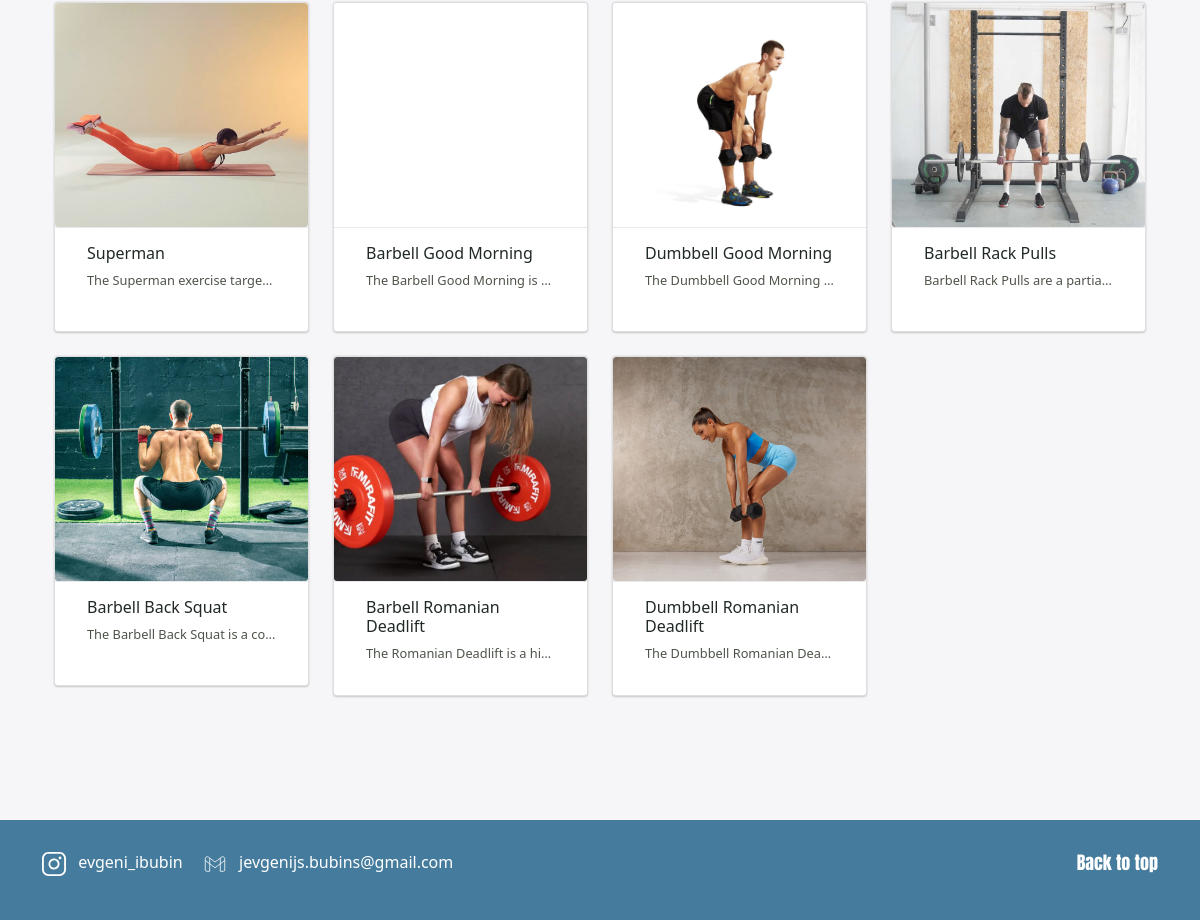
The page /exercises_page.php?category=Back (lower part) on the database as committed earlier.
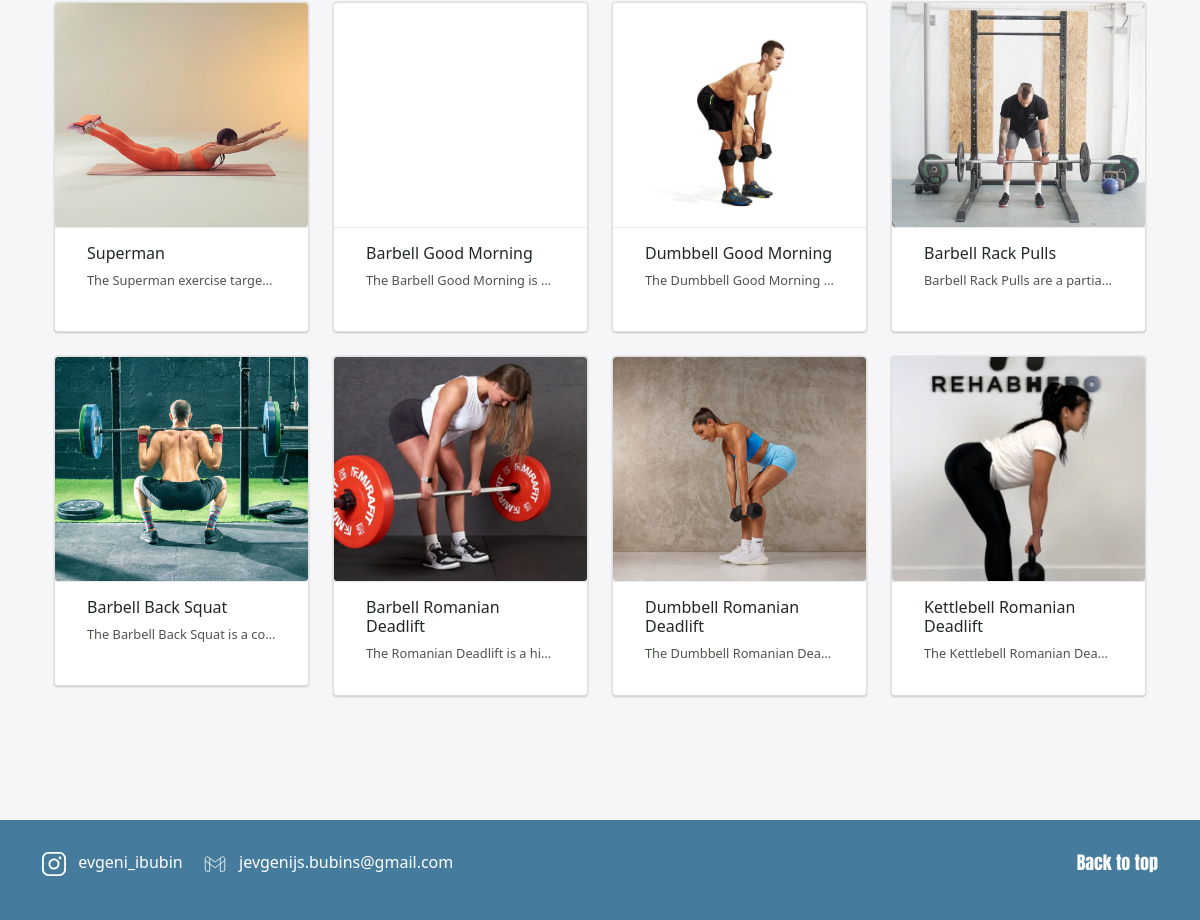
The same page on the database as committed later.
### tables this page shows
CREATE TABLE `exercises` (
  `id` int(11) NOT NULL,
  `name` varchar(100) NOT NULL,
  `description` text DEFAULT NULL,
  `video_url` varchar(255) DEFAULT NULL,
  `category` varchar(50) DEFAULT NULL,
  `muscle_group` varchar(100) DEFAULT NULL,
  `equipment` varchar(100) DEFAULT NULL,
  `difficulty` tinyint(4) DEFAULT NULL,
  `created_at` timestamp NULL DEFAULT current_timestamp(),
  `image` varchar(255) DEFAULT NULL,
  `instruction` text DEFAULT NULL
);

### exercises_page.php (the view, shortened to what this page needs)
<?php
include 'includes/avatar_loader.php';
$muscleGroups = [
  "Arms" => ["Biceps", "Triceps", "Shoulders", "Forearms"],
  "Chest" => ["Chest Muscles"],
  "Abs" => ["Abdominal Muscles"],
  "Back" => ["Lats", "Middle/Lower Trapezius", "Teres major", "Lower Back", "Upper Trapezius"],
  "Legs" => ["Quadriceps", "Hamstrings", "Adductors", "Calves", "Glutes"]
];
$muscle = $_GET['muscle'] ?? null;
$category = $_GET['category'] ?? null;
if ($muscle) {
    $stmt = $conn->prepare("SELECT * FROM exercises WHERE FIND_IN_SET(?, muscle_group)");
    $stmt->bind_param("s", $muscle);
} elseif ($category && isset($muscleGroups[$category])) {
    $types = str_repeat('s', count($muscleGroups[$category]));
    $stmt = $conn->prepare("SELECT * FROM exercises WHERE " . implode(" OR ", array_fill(0, count($muscleGroups[$category]), "FIND_IN_SET(?, muscle_group)")));
    $stmt->bind_param($types, ...$muscleGroups[$category]);
} else {
    $stmt = $conn->prepare("SELECT * FROM exercises");
}
$stmt->execute();
$result = $stmt->get_result();
?>
<!DOCTYPE html>
<html lang="en">
<head>
  <link href="https://cdn.jsdelivr.net/npm/bootstrap@5.0.2/dist/css/bootstrap.min.css" rel="stylesheet">
  <link rel="stylesheet" href="https://cdn.jsdelivr.net/npm/swiper@11/swiper-bundle.min.css" />
  <link rel="stylesheet" type="text/css" href="style.css">
</head>
<body>
<?php include 'includes/header.php'; ?>
<main>
<div class="container">
  <div class="row justify-content-center">
    <div class="row">
      <?php while ($row = $result->fetch_assoc()): ?>
        <div class="col-lg-3 col-md-6 mb-4">
          <div class="card hover">
            <div class="card-img" style="background-image:url('<?= htmlspecialchars($row['image']) ?>');">
            </div>
            <div class="card-content">
              <a href="exercise_view.php?id=<?= $row['id'] ?>">
                <h2><?= htmlspecialchars($row['name']) ?></h2>
                <p><?= htmlspecialchars(mb_strimwidth($row['description'], 0, 60, "...")) ?></p>
              </a>
            </div>
          </div>
        </div>
      <?php endwhile; ?>
    </div>
  </div>
</div>
</main>
  <footer class="footer text-white text-center text-lg-start">
    <div class="container">
      <div class="row align-items-center" style="height: 100px;">
        <div class="col-lg-8 col-md-12">
          <div class="insta d-inline-flex align-items-center me-3">
            <a href="https://www.instagram.com/evgeni_ibubin" target="_blank" class="text-white">
              <img src="images/instagram_icon.svg" alt="Иконка Instagram" class="me-2">
              <p>evgeni_ibubin</p>
            </a>
          </div>
          <div class="google d-inline-flex align-items-center">
            <a href="#" class="text-white">
              <img src="images/gmail_icon.svg" alt="Иконка Gmail" class="me-2">
              <p>jevgenijs.bubins@gmail.com</p>
            </a>
          </div>
        </div>
        <div class="col-lg-4 col-md-12 d-flex justify-content-end">
          <div class="back-to-top">
            <a href="#" id="back-to-topid" class="text-white">
              <p>Back to top</p>
            </a>
          </div>
        </div>
      </div>
    </div>
  </footer>
</body>
</html>

Rows that differ between the two databases and show on the page:
added exercises: image (picture), name "Kettlebell Romanian Deadlift", description "The Kettlebell Romanian Dea…"
